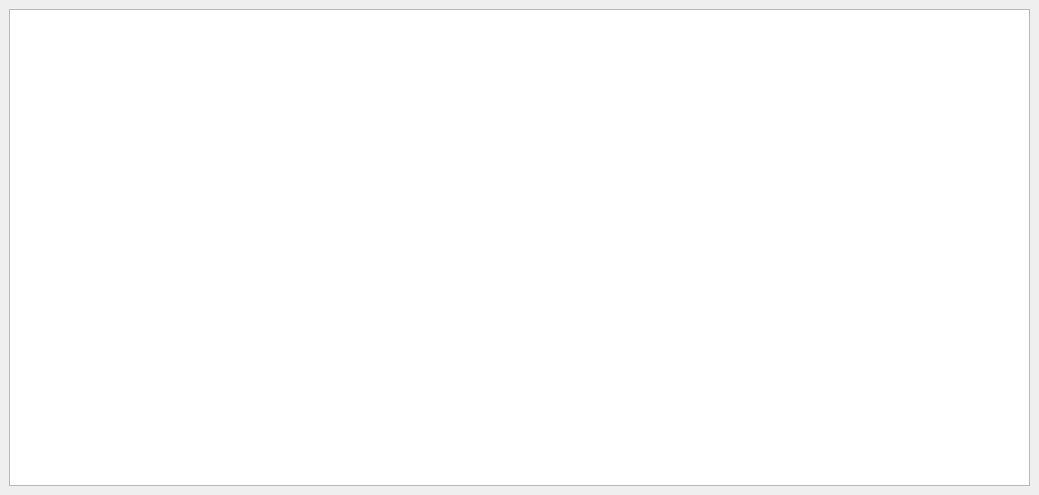
<?xml version="1.0" encoding="UTF-8"?>
<ui version="4.0">
 <class>install_window</class>
 <widget class="QMainWindow" name="install_window">
  <property name="geometry">
   <rect>
    <x>0</x>
    <y>0</y>
    <width>1039</width>
    <height>495</height>
   </rect>
  </property>
  <property name="minimumSize">
   <size>
    <width>300</width>
    <height>160</height>
   </size>
  </property>
  <property name="windowTitle">
   <string>MainWindow</string>
  </property>
  <property name="styleSheet">
   <string notr="true"/>
  </property>
  <widget class="QWidget" name="centralwidget">
   <layout class="QHBoxLayout" name="horizontalLayout_2">
    <item>
     <widget class="QTextEdit" name="magnet_link">
      <property name="readOnly">
       <bool>true</bool>
      </property>
     </widget>
    </item>
   </layout>
  </widget>
 </widget>
 <resources/>
 <connections/>
</ui>
